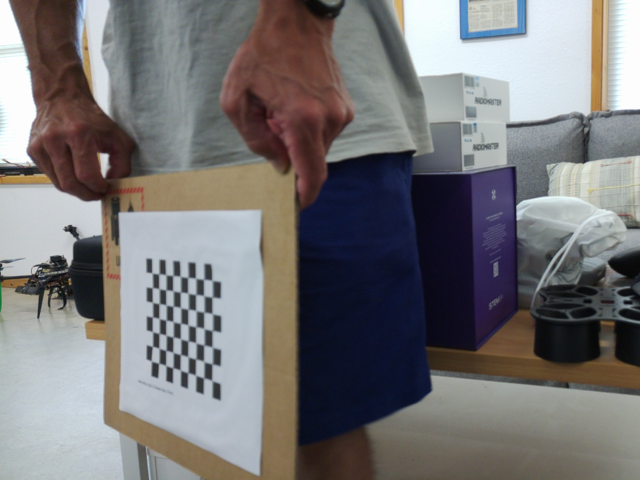
#> input picture calibration/assets/example_pose_far.png, 640 x 480 px
$ python calibrate.py assets
#> lines starting #> are read from the running program, lines starting #| are printed output that depends on the picture
#!/usr/bin/env python3
"""Offline intrinsic calibration from checkerboard PNGs. Runs on the Mac.

  python3 calibrate.py FRAME_DIR [--cols 7] [--rows 9] [--square 0.015] [--holdout 5]

Board default matches docs/assets/calib.io_checker_200x150_8x10_15.pdf
(7x9 interior corners, 15 mm squares).
"""
import argparse, glob, math, os, sys
import cv2
import numpy as np

SB_FLAGS = cv2.CALIB_CB_EXHAUSTIVE | cv2.CALIB_CB_ACCURACY | cv2.CALIB_CB_NORMALIZE_IMAGE


def find_corners(paths, pattern):
#> called with pattern = (7, 9)
    good, corners, shape = [], [], None
    for p in paths:
        img = cv2.imread(p, cv2.IMREAD_GRAYSCALE)
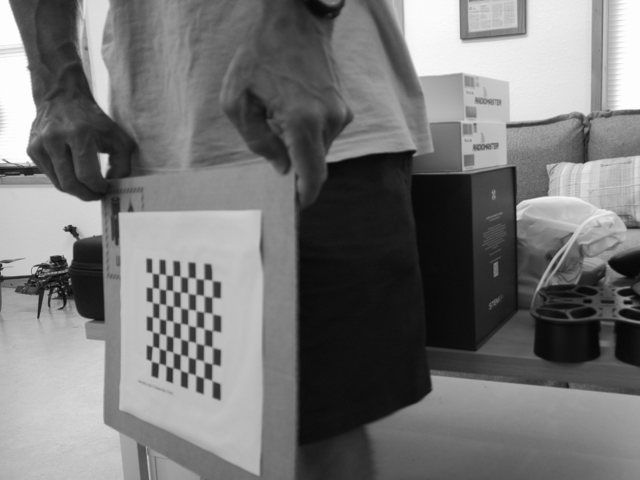
#> img: shape (480, 640); min 5, max 255, mean 117.7
        if img is None:
            continue
        shape = img.shape[::-1]
#> shape = (640, 480)
        ok, c = cv2.findChessboardCornersSB(img, pattern, flags=SB_FLAGS)
#> ok = True; c = 63 rows, first 8: [151.4, 360.9], [152.4, 346.2], [152.6, 331.7], [152.5, 316.9], [152.5, 302.3], [152.4, 287.6], [152.2, 273], [158.7, 363.1]
        if ok:
            good.append(p)
            corners.append(c)
#> pass 2 of the loop in find_corners, `for p in paths:`:
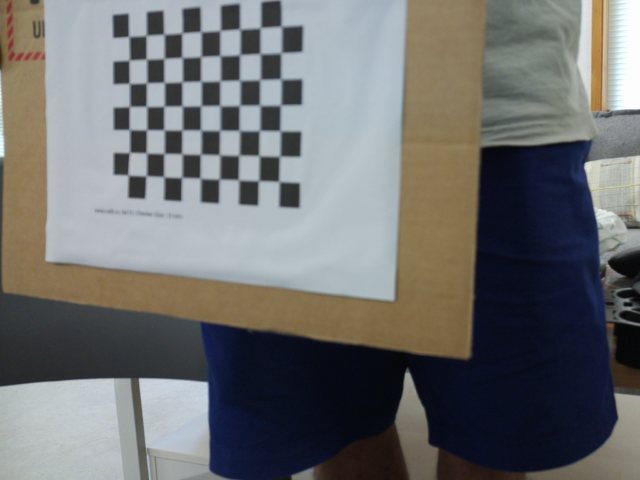
#> input picture calibration/assets/example_pose_tilt.png, 640 x 480 px
#> in find_corners, `img = cv2.imread(p, cv2.IMREAD_GRAYSCALE)`:
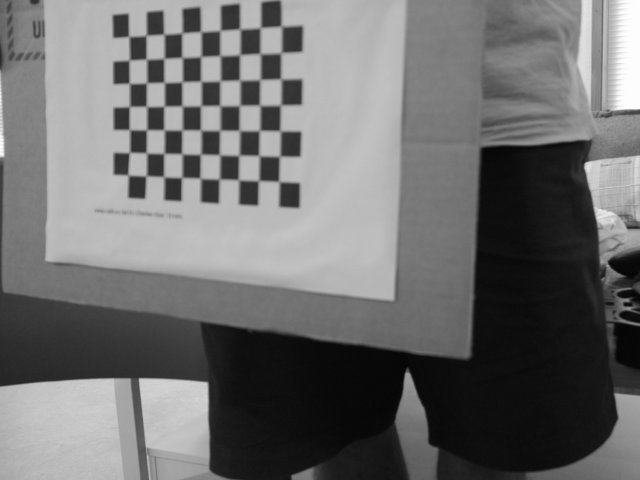
#> img: shape (480, 640); min 4, max 254, mean 110.4
#> c = 63 rows, first 8: [128.1, 175], [128.9, 152.5], [129.3, 129.8], [129, 106.6], [129, 83.6], [128.9, 60.13], [128.7, 36.76], [146.2, 176.1]
    return good, corners, shape


def coverage_grid(corners, shape, n=6):
    w, h = shape
    grid = np.zeros((n, n), dtype=int)
    for c in corners:
        for pt in c.reshape(-1, 2):
            gx = min(int(pt[0] / w * n), n - 1)
            gy = min(int(pt[1] / h * n), n - 1)
            grid[gy, gx] += 1
    return grid


def per_view_error(objp, corners, rvecs, tvecs, K, D):
    errs = []
    for i, c in enumerate(corners):
        proj, _ = cv2.projectPoints(objp, rvecs[i], tvecs[i], K, D)
        d = c.reshape(-1, 2).astype(np.float64) - proj.reshape(-1, 2).astype(np.float64)
        errs.append(float(np.sqrt((d ** 2).sum(axis=1).mean())))
    return errs


def main():
    ap = argparse.ArgumentParser()
    ap.add_argument("frame_dir")
    ap.add_argument("--cols", type=int, default=7)
    ap.add_argument("--rows", type=int, default=9)
    ap.add_argument("--square", type=float, default=0.015)
    ap.add_argument("--holdout", type=int, default=5)
    ap.add_argument("--name", default="cam0")
    ap.add_argument("--out", default=None)
    a = ap.parse_args()

    pattern = (a.cols, a.rows)
    paths = sorted(glob.glob(os.path.join(a.frame_dir, "*.png")))
    if not paths:
        sys.exit(f"no PNGs in {a.frame_dir}")

    print(f"scanning {len(paths)} frames for a {a.cols}x{a.rows} board ...")
    good, corners, shape = find_corners(paths, pattern)
#> good = ['assets/example_pose_far.png', 'assets/example_pose_tilt.png']; corners = 2 items; shape = (640, 480)
    print(f"  detected board in {len(good)}/{len(paths)} frames  (image {shape[0]}x{shape[1]})")
#|   detected board in 2/2 frames  (image 640x480)
    if len(good) < 12:
#> (the run stopped early here; a loop or call above may not have finished)
